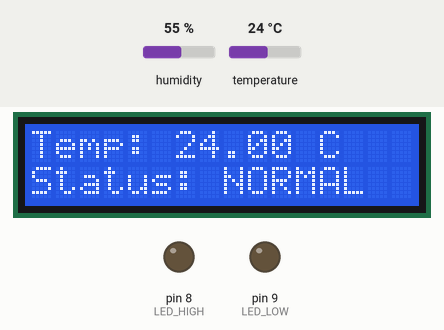
Simulated run of this sketch. Board: Arduino Uno, built with avr-gcc and run on an emulated ATmega328P. Parts: 16×2 character LCD, output pins drawn as LEDs (lit = HIGH). The test bench sets the inputs (shaded band); at power-on: temperature 24 °C, humidity 55 %.

Above: at 1.2 s.
1.3 s: temperature set to 20.7 °C
At 2.5 s:
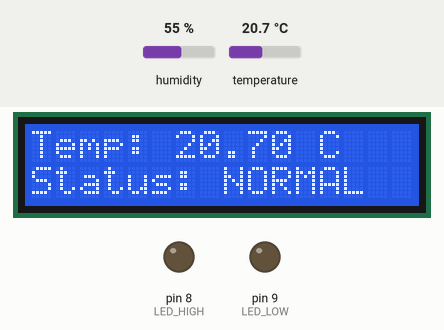
4.0 s: temperature set to 19.5 °C
At 4.6 s:
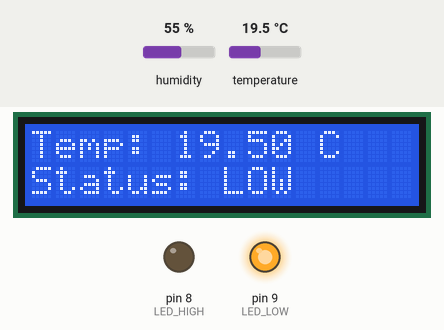
6.7 s: temperature set to 33 °C
At 8.9 s:
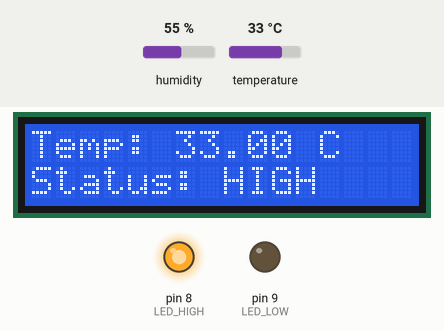
Timing chart, 0 to 10.4 s (numbered marks = the images above; inputs shaded):
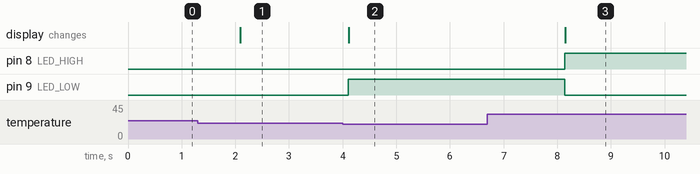

The sketch:

exp01.ino
```cpp
#include <LiquidCrystal.h>
#include <DHT.h>

// RS, EN, D4, D5, D6, D7
LiquidCrystal lcd(12, 11, 4, 5, 6, 7);

#define DHTPIN 2
#define DHTTYPE DHT22
DHT dht(DHTPIN, DHTTYPE);

#define LED_HIGH 8
#define LED_LOW  9

float upperLimit = 30.0;
float lowerLimit = 20.0;

void setup() {
  lcd.begin(16, 2);
  dht.begin();

  pinMode(LED_HIGH, OUTPUT);
  pinMode(LED_LOW, OUTPUT);
}

void loop() {
  float temperature = dht.readTemperature();

  if (isnan(temperature)) {
    lcd.clear();
    lcd.setCursor(0, 0);
    lcd.print("Sensor Error");
    delay(1000);
    return;
  }

  lcd.clear();
  lcd.setCursor(0, 0);
  lcd.print("Temp: ");
  lcd.print(temperature);
  lcd.print(" C");

  if (temperature > upperLimit) {
    digitalWrite(LED_HIGH, HIGH);
    digitalWrite(LED_LOW, LOW);
    lcd.setCursor(0, 1);
    lcd.print("Status: HIGH");
  }
  else if (temperature < lowerLimit) {
    digitalWrite(LED_HIGH, LOW);
    digitalWrite(LED_LOW, HIGH);
    lcd.setCursor(0, 1);
    lcd.print("Status: LOW");
  }
  else {
    digitalWrite(LED_HIGH, LOW);
    digitalWrite(LED_LOW, LOW);
    lcd.setCursor(0, 1);
    lcd.print("Status: NORMAL");
  }

  delay(1000);
}
```

Measured:
- the behaviour switches between 20 and 19.9 °C on temperature (found by bisection; images 1 and 2)
- after the input at 1.3 s, the display: changes after 0.79 s (image 1)
- after the input at 4.0 s, pin 9 (LED_LOW): LOW → HIGH after 0.11 s; the display: changes after 0.11 s (image 2)
- after the input at 6.7 s, pin 8 (LED_HIGH): LOW → HIGH after 1.4 s; pin 9 (LED_LOW): HIGH → LOW after 1.4 s; the display: changes after 1.4 s (image 3)
